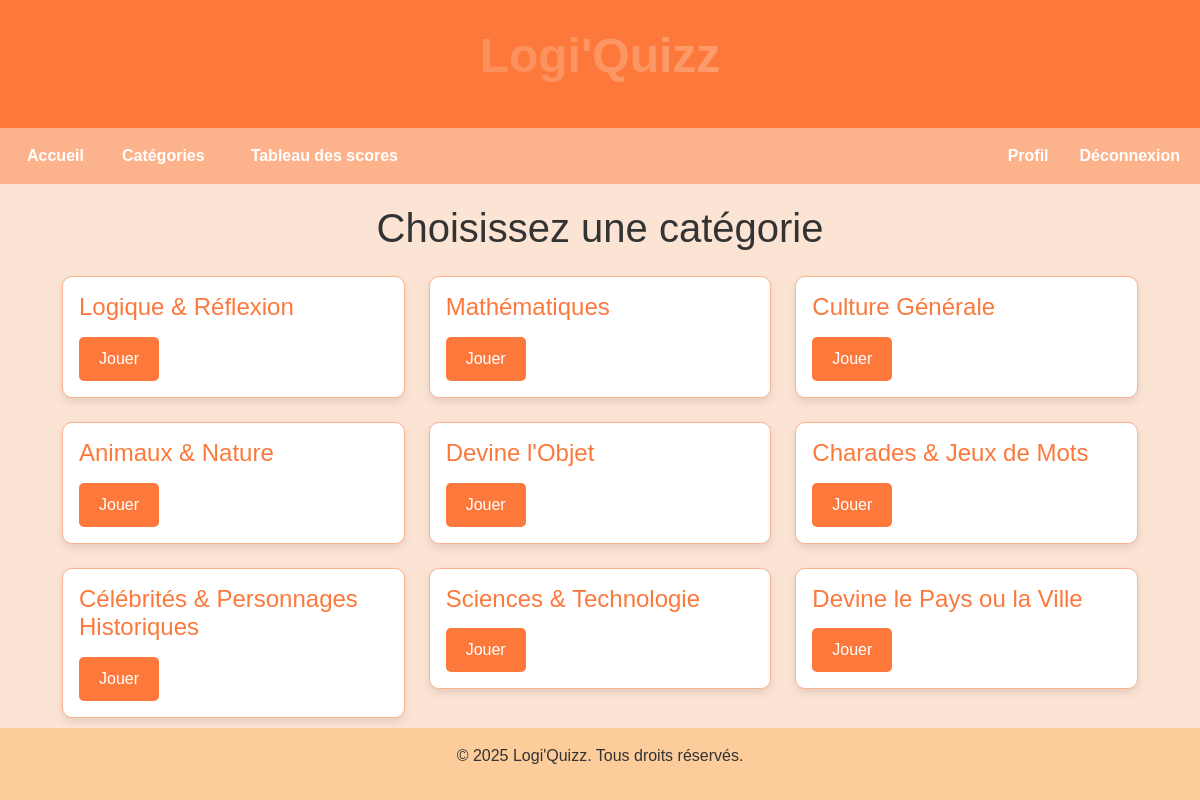
The page /categories/ (signed in) on the database its author committed.
### riddles/models.py (models this page shows, shortened)
class Category(models.Model):
    name= models.CharField(max_length=100, unique=True)

### riddles/views.py (the view)
# urls.py: path('categories/', views.category_list, name='category_list'),
@login_required
def category_list(request):
    categories = Category.objects.all()
    return render(request, 'riddles/category_list.html', {'categories': categories})

### templates/riddles/category_list.html (shortened to what this page needs)
{% extends 'base.html' %}
{% load static %}
{% block extra_css %}
  <link rel="stylesheet" href="{% static 'css/categories.css' %}">
{% endblock %}
{% block content %}
  <div class="categories-container">
    <h1 class="text-center mb-4">Choisissez une catégorie</h1>
    <div class="row">
      {% for category in categories %}
        <div class="col-md-4 mb-4">
          <div class="card">
            <div class="card-body">
              <h5 class="card-title">{{ category.name }}</h5>
              <a href="{% url 'play_riddle' category.id %}" class="btn btn-primary">Jouer</a>
            </div>
          </div>
        </div>
      {% endfor %}
    </div>
  </div>
{% endblock %}

### static/css/styles.css (style rules this page uses)
:root { --color-crusta: #fc783b; --color-cinderella: #fce4d5; --color-hit-pink: #fcb38b; --color-cherokee: #fccd9b; }
body { background-color: var(--color-cinderella); color: #333; font-family: 'Arial', sans-serif; margin: 0; padding: 0; }
.btn-primary { background-color: var(--color-crusta); color: white; border: none; padding: 10px 20px; border-radius: 5px; cursor: pointer; }
a { color: var(--color-crusta); text-decoration: none; }

### static/css/categories.css (style rules this page uses)
.categories-container { padding: 20px; }
.card { border: 1px solid var(--color-hit-pink); border-radius: 10px; box-shadow: 0 4px 8px rgba(0, 0, 0, 0.1); transition: transform 0.2s; }
.card-title { color: var(--color-crusta); font-size: 1.5rem; margin-bottom: 15px; }
.btn-primary { background-color: var(--color-crusta); border: none; }

### rows shown on the page
Category: name "Logique & Réflexion"
Category: name "Mathématiques"
Category: name "Culture Générale"
Category: name "Animaux & Nature"
Category: name "Devine l'Objet"
Category: name "Charades & Jeux de Mots"
Category: name "Célébrités & Personnages Historiques"
Category: name "Sciences & Technologie"
Category: name "Devine le Pays ou la Ville"
